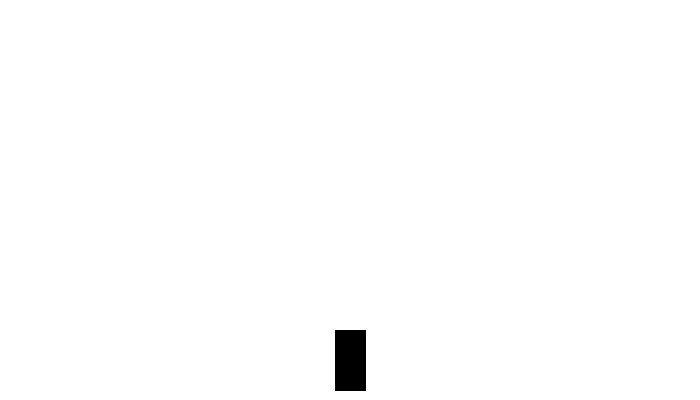
Frame 1 (no input)
Frame 60 (the mouse pressed at the canvas centre just before this capture): identical to frame 1, image omitted
Frame 120 (the mouse held since frame 60 and released just before this capture): identical to frame 1, image omitted

The Processing sketch that drew this single still picture (run headless with seeded random() and noise(); from frame 60 on, the mouse is pressed at the canvas centre):

// Processing sketch: smoothMovement
// ── smoothMovement.pde
// Joe Moceri
// Smooth Movement

private Player player;
private boolean left = false, right = false; // keep track of which keys are pressed

void setup()
{
  size(700, 400);
  player = new Player();
  frameRate(60);
}

void draw()
{
  background(255);
  player.update();
}

public class Player
{
  private float pX, pY, pW, pH, speed, maxSpeed;
  public boolean slowDown, movingRight, moving;
  
  public Player()
  {
    slowDown = true; // whenever the player isn't moving, they need to slow down
    movingRight = false; // for keeping track of the player forward direction
    moving = false;
    speed = 0;
    maxSpeed = 5;
    pX = width / 2 - 15;
    pY = height - 70;
    pW = 30;
    pH = 60;
  }
  
  public void update()
  {
    if(!moving) // change our direction only when we're not moving
    { // .. flag occurs when switching keys (left-right)
      if(left) player.changeDirection(false);
      else if(right) player.changeDirection(true);
    }
    
    fill(0);
    rect(pX, pY, pW, pH);
    changeSpeed();
  }
  
  public void changeDirection(boolean choice)
  { // if we're changin direction and not simply reapplying in the same direction ..
    if(movingRight != choice && speed > 0.25) speed *= -1; // reverse our speed
    
    movingRight = choice; // and set our flags
    moving = true;
    slowDown = false;
  }
  
  public void stopMoving()
  { // whenever we stop moving, either by a change in direction or key release ..
    speed = 1.5; // set our speed to a low value so we come to a halt much quicker
    moving = false; // and set our flags
    slowDown = true;
  }
  
  private void changeSpeed()
  { // whenever changing speeds, if we're slowing down decrement our speed until we hit zero
    if(slowDown) speed = speed > 0 ? speed - 0.15 : speed < 0 ? 0 : speed; // otherwise ..
    else speed = speed < maxSpeed ? speed + 0.15 : speed > maxSpeed ? maxSpeed : speed; // increase our speed until we hit maxSpeed
    
    pX = movingRight ? pX + speed : pX - speed; // and if we're moving left or right, set our x coord accordingly
  }
}

void keyPressed()
{
  if(key == CODED)
  {
    if(keyCode == LEFT) left = true;
    if(keyCode == RIGHT) right = true;
  }
}

void keyReleased()
{
  if(key == CODED)
  {
    switch(keyCode)
    {
      case LEFT: 
        left = false;
        player.stopMoving();
        break;
      case RIGHT:
        right = false;
        player.stopMoving();
        break;
    }
  }
}
